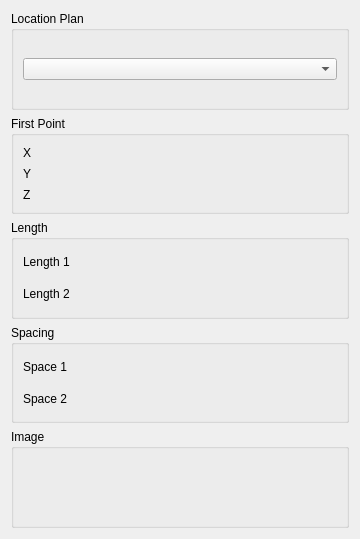
<?xml version="1.0" encoding="UTF-8"?>
<ui version="4.0">
 <class>SeaLabGui::DlgGridPoints</class>
 <widget class="QWidget" name="SeaLabGui::DlgGridPoints">
  <property name="geometry">
   <rect>
    <x>0</x>
    <y>0</y>
    <width>360</width>
    <height>539</height>
   </rect>
  </property>
  <property name="windowTitle">
   <string>Feature Parameters</string>
  </property>
  <property name="sizeGripEnabled" stdset="0">
   <bool>true</bool>
  </property>
  <layout class="QGridLayout" name="gridLayout">
   <item row="2" column="0">
    <widget class="QGroupBox" name="GroupBox5_3">
     <property name="title">
      <string>Length</string>
     </property>
     <layout class="QGridLayout" name="_3">
      <property name="leftMargin">
       <number>9</number>
      </property>
      <property name="topMargin">
       <number>9</number>
      </property>
      <property name="rightMargin">
       <number>9</number>
      </property>
      <property name="bottomMargin">
       <number>9</number>
      </property>
      <property name="spacing">
       <number>6</number>
      </property>
      <item row="2" column="0">
       <layout class="QHBoxLayout" name="horizontalLayout_3" stretch="0,0">
        <item>
         <widget class="QLabel" name="label_3">
          <property name="text">
           <string>Length 2</string>
          </property>
         </widget>
        </item>
        <item>
         <widget class="Gui::QuantitySpinBox" name="doubleSpinBox_Length2" native="true">
          <property name="keyboardTracking" stdset="0">
           <bool>false</bool>
          </property>
          <property name="value" stdset="0">
           <double>0.000000000000000</double>
          </property>
         </widget>
        </item>
       </layout>
      </item>
      <item row="1" column="0">
       <layout class="QHBoxLayout" name="horizontalLayout" stretch="0,0">
        <item>
         <widget class="QLabel" name="label">
          <property name="text">
           <string>Length 1</string>
          </property>
         </widget>
        </item>
        <item>
         <widget class="Gui::QuantitySpinBox" name="doubleSpinBox_Length1" native="true">
          <property name="keyboardTracking" stdset="0">
           <bool>false</bool>
          </property>
          <property name="value" stdset="0">
           <double>0.000000000000000</double>
          </property>
         </widget>
        </item>
       </layout>
      </item>
     </layout>
    </widget>
   </item>
   <item row="4" column="0">
    <widget class="QGroupBox" name="GroupBox5_4">
     <property name="title">
      <string>Spacing</string>
     </property>
     <layout class="QGridLayout" name="_5">
      <property name="leftMargin">
       <number>9</number>
      </property>
      <property name="topMargin">
       <number>9</number>
      </property>
      <property name="rightMargin">
       <number>9</number>
      </property>
      <property name="bottomMargin">
       <number>9</number>
      </property>
      <property name="spacing">
       <number>6</number>
      </property>
      <item row="1" column="0">
       <layout class="QHBoxLayout" name="horizontalLayout_6" stretch="0,0">
        <item>
         <widget class="QLabel" name="label_6">
          <property name="text">
           <string>Space 1</string>
          </property>
         </widget>
        </item>
        <item>
         <widget class="Gui::QuantitySpinBox" name="doubleSpinBox_Spacing1" native="true">
          <property name="keyboardTracking" stdset="0">
           <bool>false</bool>
          </property>
          <property name="value" stdset="0">
           <double>5000.000000000000000</double>
          </property>
         </widget>
        </item>
       </layout>
      </item>
      <item row="2" column="0">
       <layout class="QHBoxLayout" name="horizontalLayout_8" stretch="0,0">
        <item>
         <widget class="QLabel" name="label_7">
          <property name="text">
           <string>Space 2</string>
          </property>
         </widget>
        </item>
        <item>
         <widget class="Gui::QuantitySpinBox" name="doubleSpinBox_Spacing2" native="true">
          <property name="keyboardTracking" stdset="0">
           <bool>false</bool>
          </property>
          <property name="value" stdset="0">
           <double>5000.000000000000000</double>
          </property>
         </widget>
        </item>
       </layout>
      </item>
     </layout>
    </widget>
   </item>
   <item row="0" column="0">
    <widget class="QGroupBox" name="GroupBox5_6">
     <property name="title">
      <string>Location Plan</string>
     </property>
     <layout class="QGridLayout" name="_4">
      <property name="leftMargin">
       <number>9</number>
      </property>
      <property name="topMargin">
       <number>9</number>
      </property>
      <property name="rightMargin">
       <number>9</number>
      </property>
      <property name="bottomMargin">
       <number>9</number>
      </property>
      <property name="spacing">
       <number>6</number>
      </property>
      <item row="1" column="0">
       <layout class="QHBoxLayout" name="horizontalLayout_7" stretch="0">
        <item>
         <widget class="QComboBox" name="comboBox"/>
        </item>
       </layout>
      </item>
     </layout>
    </widget>
   </item>
   <item row="5" column="0">
    <widget class="QGroupBox" name="GroupBox5_5">
     <property name="title">
      <string>Image</string>
     </property>
     <layout class="QGridLayout" name="_6">
      <property name="leftMargin">
       <number>9</number>
      </property>
      <property name="topMargin">
       <number>9</number>
      </property>
      <property name="rightMargin">
       <number>9</number>
      </property>
      <property name="bottomMargin">
       <number>9</number>
      </property>
      <property name="spacing">
       <number>6</number>
      </property>
      <item row="1" column="0">
       <layout class="QHBoxLayout" name="horizontalLayout_9" stretch="0">
        <item>
         <widget class="QLabel" name="label_Image">
          <property name="text">
           <string/>
          </property>
         </widget>
        </item>
       </layout>
      </item>
     </layout>
    </widget>
   </item>
   <item row="1" column="0">
    <widget class="QGroupBox" name="GroupBox5_7">
     <property name="title">
      <string>First Point</string>
     </property>
     <layout class="QGridLayout" name="_7">
      <property name="leftMargin">
       <number>9</number>
      </property>
      <property name="topMargin">
       <number>9</number>
      </property>
      <property name="rightMargin">
       <number>9</number>
      </property>
      <property name="bottomMargin">
       <number>9</number>
      </property>
      <property name="spacing">
       <number>6</number>
      </property>
      <item row="1" column="0">
       <layout class="QHBoxLayout" name="horizontalLayout_10" stretch="0,0">
        <item>
         <widget class="QLabel" name="label_8">
          <property name="text">
           <string>X</string>
          </property>
         </widget>
        </item>
        <item>
         <widget class="Gui::QuantitySpinBox" name="doubleSpinBox_X" native="true">
          <property name="keyboardTracking" stdset="0">
           <bool>false</bool>
          </property>
          <property name="value" stdset="0">
           <double>5000.000000000000000</double>
          </property>
         </widget>
        </item>
       </layout>
      </item>
      <item row="2" column="0">
       <layout class="QHBoxLayout" name="horizontalLayout_11" stretch="0,0">
        <item>
         <widget class="QLabel" name="label_9">
          <property name="text">
           <string>Y</string>
          </property>
         </widget>
        </item>
        <item>
         <widget class="Gui::QuantitySpinBox" name="doubleSpinBox_Y" native="true">
          <property name="keyboardTracking" stdset="0">
           <bool>false</bool>
          </property>
          <property name="value" stdset="0">
           <double>5000.000000000000000</double>
          </property>
         </widget>
        </item>
       </layout>
      </item>
      <item row="3" column="0">
       <layout class="QHBoxLayout" name="horizontalLayout_12" stretch="0,0">
        <item>
         <widget class="QLabel" name="label_10">
          <property name="text">
           <string>Z</string>
          </property>
         </widget>
        </item>
        <item>
         <widget class="Gui::QuantitySpinBox" name="doubleSpinBox_Z" native="true">
          <property name="keyboardTracking" stdset="0">
           <bool>false</bool>
          </property>
          <property name="value" stdset="0">
           <double>5000.000000000000000</double>
          </property>
         </widget>
        </item>
       </layout>
      </item>
     </layout>
    </widget>
   </item>
  </layout>
 </widget>
 <customwidgets>
  <customwidget>
   <class>Gui::QuantitySpinBox</class>
   <extends>QWidget</extends>
   <header>Gui/QuantitySpinBox.h</header>
  </customwidget>
 </customwidgets>
 <tabstops>
  <tabstop>comboBox</tabstop>
 </tabstops>
 <resources/>
 <connections/>
</ui>
